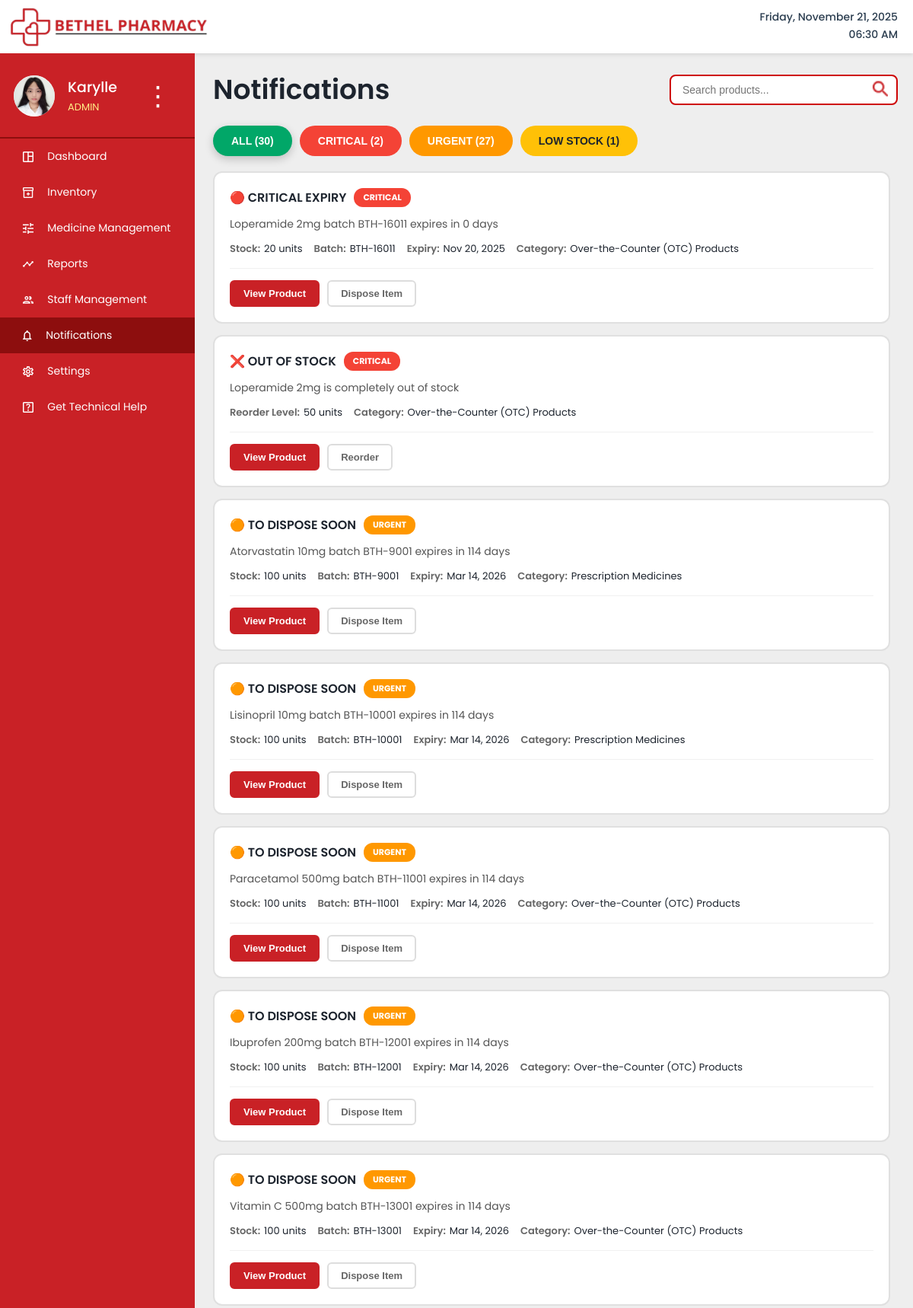
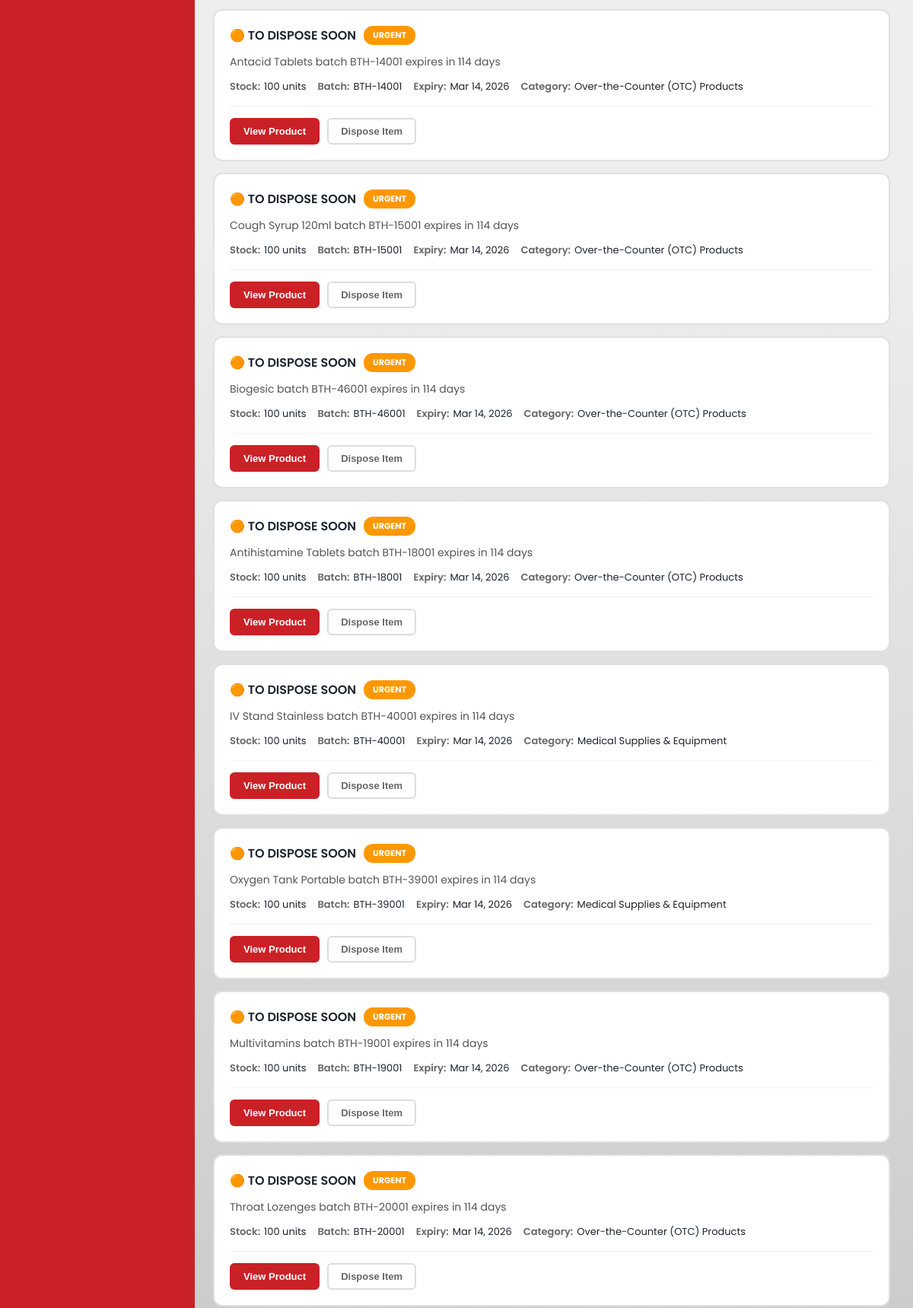
Screenshot of /notifications.php (signed in, upper part) with the database file from the repository (2 pictures, top to bottom).
### tables this page shows
CREATE TABLE `users` (
  `id` int(11) NOT NULL,
  `username` varchar(50) NOT NULL,
  `first_name` varchar(100) DEFAULT NULL,
  `last_name` varchar(100) DEFAULT NULL,
  `email` varchar(100) NOT NULL,
  `phone` varchar(20) DEFAULT NULL,
  `profile_picture` varchar(255) DEFAULT NULL,
  `role` enum('admin','staff') DEFAULT 'staff',
  `password` varchar(255) NOT NULL,
  `created_at` timestamp NOT NULL DEFAULT current_timestamp(),
  `last_login` timestamp NULL DEFAULT NULL,
  `status` enum('active','inactive') DEFAULT 'active',
  `reset_token` varchar(64) DEFAULT NULL,
  `reset_expiry` datetime DEFAULT NULL
);

CREATE TABLE `product_batches` (
  `batch_id` int(11) NOT NULL,
  `product_id` int(11) NOT NULL COMMENT 'Links to products table',
  `batch_number` varchar(50) NOT NULL COMMENT 'Unique batch identifier (e.g., BTH2025001)',
  `quantity` int(11) NOT NULL DEFAULT 0 COMMENT 'Current quantity in this batch',
  `original_quantity` int(11) NOT NULL COMMENT 'Initial quantity when received',
  `manufactured_date` date NOT NULL,
  `expiry_date` date NOT NULL,
  `supplier_name` varchar(255) DEFAULT NULL,
  `purchase_price` decimal(10,2) DEFAULT NULL COMMENT 'Cost per unit from supplier',
  `received_date` date NOT NULL DEFAULT curdate(),
  `status` enum('available','low_stock','expired','depleted') DEFAULT 'available',
  `notes` text DEFAULT NULL,
  `created_at` timestamp NOT NULL DEFAULT current_timestamp(),
  `updated_at` timestamp NOT NULL DEFAULT current_timestamp() ON UPDATE current_timestamp()
);

CREATE TABLE `products` (
  `product_id` int(11) NOT NULL,
  `product_name` varchar(255) NOT NULL,
  `category` enum('Prescription Medicines','Over-the-Counter (OTC) Products','Health & Personal Care','Medical Supplies & Equipment') NOT NULL,
  `price` decimal(10,2) NOT NULL,
  `current_stock` int(11) NOT NULL DEFAULT 0,
  `manufactured_date` date NOT NULL,
  `expiry_date` date NOT NULL,
  `how_to_use` text DEFAULT NULL,
  `side_effects` text DEFAULT NULL,
  `created_at` timestamp NOT NULL DEFAULT current_timestamp(),
  `updated_at` timestamp NOT NULL DEFAULT current_timestamp() ON UPDATE current_timestamp(),
  `reorder_level` int(11) DEFAULT 50,
  `reorder_quantity` int(11) DEFAULT 100
);

### notifications.php (the view, shortened to what this page needs)
<?php
$conn = new mysqli("localhost", "root", "", "bethel_pharmacy");
$user_id = $_SESSION['user_id'];
$query = $conn->prepare("SELECT * FROM users WHERE id = ?");
$query->bind_param("i", $user_id);
$query->execute();
$user = $query->get_result()->fetch_assoc();
$current_date = date('l, F j, Y');
$current_time = date('h:i A');
$conn = new mysqli("localhost", "root", "", "bethel_pharmacy");
$filter = isset($_GET['filter']) ? $_GET['filter'] : 'all';
$search = isset($_GET['search']) ? $conn->real_escape_string($_GET['search']) : '';
$all_notifications = [];
$critical_expiry_query = "SELECT
    pb.batch_id,
    pb.batch_number,
    p.product_id,
    p.product_name,
    p.category,
    pb.quantity,
    pb.expiry_date,
    DATEDIFF(pb.expiry_date, CURDATE()) as days_until_expiry,
    'critical' as priority,
    pb.supplier_name,
    pb.received_date,
    'critical_expiry' as type
FROM product_batches pb
JOIN products p ON pb.product_id = p.product_id
WHERE pb.quantity > 0
    AND pb.status = 'available'
    AND pb.expiry_date >= CURDATE()
    AND DATEDIFF(pb.expiry_date, CURDATE()) <= 7";
$critical_expiry_result = $conn->query($critical_expiry_query);
if ($critical_expiry_result) {
    while ($row = $critical_expiry_result->fetch_assoc()) {
        $all_notifications[] = $row;
    }
}
$out_stock_query = "SELECT
    NULL as batch_id,
    NULL as batch_number,
    p.product_id,
    p.product_name,
    p.category,
    0 as quantity,
    NULL as expiry_date,
    NULL as days_until_expiry,
    'critical' as priority,
    NULL as supplier_name,
    NULL as received_date,
    'out-of-stock' as type,
    p.reorder_level
FROM products p
WHERE p.product_id NOT IN (
    SELECT DISTINCT product_id
    FROM product_batches
    WHERE status = 'available'
    AND quantity > 0
    AND expiry_date > CURDATE()
)";
$out_stock_result = $conn->query($out_stock_query);
if ($out_stock_result) {
    while ($row = $out_stock_result->fetch_assoc()) {
        $all_notifications[] = $row;
    }
}
$dispose_query = "SELECT
    pb.batch_id,
    pb.batch_number,
    p.product_id,
    p.product_name,
    p.category,
    pb.quantity,
    pb.expiry_date,
    DATEDIFF(pb.expiry_date, CURDATE()) as days_until_expiry,
    'urgent' as priority,
    pb.supplier_name,
    pb.received_date,
    'to_dispose' as type
FROM product_batches pb
JOIN products p ON pb.product_id = p.product_id
WHERE pb.quantity > 0
    AND pb.status = 'available'
    AND pb.expiry_date >= CURDATE()
    AND DATEDIFF(pb.expiry_date, CURDATE()) BETWEEN 31 AND 365";
$dispose_result = $conn->query($dispose_query);
if ($dispose_result) {
    while ($row = $dispose_result->fetch_assoc()) {
        $all_notifications[] = $row;
    }
}
$low_stock_query = "SELECT
    p.product_id,
    p.product_name,
    p.category,
    COALESCE(SUM(pb.quantity), 0) as total_stock,
    p.reorder_level,
    'warning' as priority,
    'low-stock' as type
FROM products p
LEFT JOIN product_batches pb ON p.product_id = pb.product_id
    AND pb.status = 'available'
    AND pb.expiry_date > CURDATE()
    AND pb.quantity > 0
GROUP BY p.product_id, p.product_name, p.category, p.reorder_level
HAVING total_stock > 0 AND total_stock <= p.reorder_level";
$low_stock_result = $conn->query($low_stock_query);
if ($low_stock_result) {
    while ($row = $low_stock_result->fetch_assoc()) {
        $formatted_row = [
            'batch_id' => null,
            'batch_number' => null,
            'product_id' => $row['product_id'],
            'product_name' => $row['product_name'],
            'category' => $row['category'],
            'quantity' => $row['total_stock'],
            'expiry_date' => null,
            'days_until_expiry' => null,
            'priority' => $row['priority'],
            'supplier_name' => null,
            'received_date' => null,
            'type' => $row['type'],
            'reorder_level' => $row['reorder_level']
        ];
        $all_notifications[] = $formatted_row;
    }
}
usort($all_notifications, function($a, $b) {
    $priority_order = ['critical' => 0, 'urgent' => 1, 'warning' => 2];
    $a_priority = $priority_order[$a['priority']] ?? 999;
    $b_priority = $priority_order[$b['priority']] ?? 999;
    if ($a_priority == $b_priority) {
        if (isset($a['days_until_expiry']) && isset($b['days_until_expiry'])) {
            return $a['days_until_expiry'] - $b['days_until_expiry'];
        }
        return 0;
    }
    return $a_priority - $b_priority;
});
$counts = ['critical' => 0, 'urgent' => 0, 'warning' => 0];
foreach ($all_notifications as $notif) {
    if (isset($counts[$notif['priority']])) {
        $counts[$notif['priority']]++;
    }
}
$total_count = count($all_notifications);
?>
<!DOCTYPE html>
<html lang="en">
<head>
    <link rel="stylesheet" href="css/base.css">
    <link rel="stylesheet" href="css/header.css">
    <link rel="stylesheet" href="css/sidebar.css">
    <link rel="stylesheet" href="css/notifications.css">
</head>
<body>
    <header class="header">
        <img src="assets/bethel_logo.png" alt="Bethel Pharmacy" class="logo">
        <div class="datetime">
            <div><?php echo $current_date; ?></div>
            <div><?php echo $current_time; ?></div>
        </div>
    </header>
    <nav class="sidebar">
        <div class="profile-container">
            <div class="profile-image">
                <?php if ($user['profile_picture'] && file_exists($user['profile_picture'])): ?>
                    <img src="<?php echo $user['profile_picture']; ?>" alt="Profile">
                <?php else: ?>
                    <img src="assets/user.png" alt="User Profile">
                <?php endif; ?>
            </div>
            <div class="profile-info">
                <div class="profile-username"><?php echo htmlspecialchars($_SESSION['username']); ?></div>
                <div class="profile-role"><?php echo ucfirst($_SESSION['role']); ?></div>
            </div>
            <div class="profile-menu" onclick="this.nextElementSibling.classList.toggle('show')">&vellip;</div>
        </div>
        <div class="nav-buttons">
            <?php if ($_SESSION['role'] === 'admin'): ?>
                <a href="admin_dashboard.php" class="nav-button"><img src="assets/dashboard.png" alt="">Dashboard</a>
                <a href="inventory.php" class="nav-button"><img src="assets/inventory.png" alt="">Inventory</a>
                <a href="medicine_management.php" class="nav-button"><img src="assets/management.png" alt="">Medicine Management</a>
                <a href="reports.php" class="nav-button"><img src="assets/reports.png" alt="">Reports</a>
                <a href="staff_management.php" class="nav-button"><img src="assets/staff.png" alt="">Staff Management</a>
                <a href="notifications.php" class="nav-button active"><img src="assets/notifs.png" alt="">Notifications</a>
                <a href="settings.php" class="nav-button"><img src="assets/settings.png" alt="">Settings</a>
                <a href="help.php" class="nav-button"><img src="assets/help.png" alt="">Get Technical Help</a>
            <?php endif; ?>
        </div>
    </nav>
    <div class="notifications-container">
        <div class="notifications-header">
            <h2>Notifications</h2>
            <div class="header-actions">
                <form method="GET" class="search-box">
                    <input type="text" name="search" placeholder="Search products..." value="<?php echo htmlspecialchars($search); ?>">
                    <button type="submit">
                        <img src="assets/search.png" alt="Search">
                    </button>
                </form>
            </div>
        </div>
        <div class="notification-tabs">
            <button class="notif-tab all <?php echo $filter == 'all' ? 'active' : ''; ?>"
                    onclick="filterNotifications('all')">
                All (<?php echo $total_count; ?>)
            </button>
            <button class="notif-tab critical <?php echo $filter == 'critical' ? 'active' : ''; ?>"
                    onclick="filterNotifications('critical')">
                Critical (<?php echo $counts['critical']; ?>)
            </button>
            <button class="notif-tab urgent <?php echo $filter == 'urgent' ? 'active' : ''; ?>"
                    onclick="filterNotifications('urgent')">
                Urgent (<?php echo $counts['urgent']; ?>)
            </button>
            <button class="notif-tab warning <?php echo $filter == 'warning' ? 'active' : ''; ?>"
                    onclick="filterNotifications('warning')">
                Low Stock (<?php echo $counts['warning']; ?>)
            </button>
        </div>
        <div class="notifications-list">
            <?php if (count($all_notifications) > 0): ?>
                <?php foreach($all_notifications as $notif):
                    $priority = $notif['priority'];
                    $type = $notif['type'];
                    $days = $notif['days_until_expiry'] ?? null;
                    if ($type == 'expired') {
                        $title = "⚠️ EXPIRED PRODUCT";
                        $message = $notif['product_name'] . " batch " . $notif['batch_number'] . " has EXPIRED. Dispose immediately!";
                        $badge_class = "critical";
                    } elseif ($type == 'critical_expiry') {
                        $title = "🔴 CRITICAL EXPIRY";
                        $message = $notif['product_name'] . " batch " . $notif['batch_number'] . " expires in " . $days . " days";
                        $badge_class = "critical";
                    } elseif ($type == 'out-of-stock') {
                        $title = "❌ OUT OF STOCK";
                        $message = $notif['product_name'] . " is completely out of stock";
                        $badge_class = "critical";
                    } elseif ($type == 'urgent_expiry') {
                        $title = "🟠 URGENT EXPIRY";
                        $message = $notif['product_name'] . " batch " . $notif['batch_number'] . " expires in " . $days . " days";
                        $badge_class = "urgent";
                    } elseif ($type == 'to_dispose') {
                        $title = "🟠 TO DISPOSE SOON";
                        $message = $notif['product_name'] . " batch " . $notif['batch_number'] . " expires in " . $days . " days";
                        $badge_class = "urgent";
                    } elseif ($type == 'low-stock') {
                        $title = "🟡 LOW STOCK";
                        $message = $notif['product_name'] . " has only " . $notif['quantity'] . " units left (reorder level: " . $notif['reorder_level'] . ")";
                        $badge_class = "warning";
                    } else {
                        continue;
                    }
                ?>
                <div class="notification-card">
                    <div class="notif-card-header">
                        <div class="notif-title-row">
                            <h3 class="notif-title"><?php echo $title; ?></h3>
                            <span class="notif-badge <?php echo $badge_class; ?>">
                                <?php echo strtoupper($priority); ?>
                            </span>
                        </div>
                    </div>
                    <p class="notif-message"><?php echo $message; ?></p>
                    <div class="notif-details">
                        <?php if ($notif['quantity'] !== null && $notif['quantity'] > 0): ?>
                        <div class="notif-detail-item">
                            <span class="notif-detail-label">Stock:</span>
                            <span class="notif-detail-value"><?php echo $notif['quantity']; ?> units</span>
                        </div>
                        <?php endif; ?>
                        <?php if ($notif['batch_number']): ?>
                        <div class="notif-detail-item">
                            <span class="notif-detail-label">Batch:</span>
                            <span class="notif-detail-value"><?php echo $notif['batch_number']; ?></span>
                        </div>
                        <?php endif; ?>
                        <?php if ($notif['expiry_date']): ?>
                        <div class="notif-detail-item">
                            <span class="notif-detail-label">Expiry:</span>
                            <span class="notif-detail-value"><?php echo date('M d, Y', strtotime($notif['expiry_date'])); ?></span>
                        </div>
                        <?php endif; ?>
                        <?php if (isset($notif['reorder_level'])): ?>
                        <div class="notif-detail-item">
                            <span class="notif-detail-label">Reorder Level:</span>
                            <span class="notif-detail-value"><?php echo $notif['reorder_level']; ?> units</span>
                        </div>
                        <?php endif; ?>
                        <?php if ($notif['category']): ?>
                        <div class="notif-detail-item">
                            <span class="notif-detail-label">Category:</span>
                            <span class="notif-detail-value"><?php echo $notif['category']; ?></span>
                        </div>
                        <?php endif; ?>
                    </div>
                    <div class="notif-actions">
                        <button class="notif-action-btn primary" onclick="viewProduct(<?php echo $notif['product_id']; ?>)">
                            View Product
                        </button>
                        <?php if (in_array($type, ['expired', 'critical_expiry', 'to_dispose'])): ?>
                        <button class="notif-action-btn secondary" onclick="handleExpired(<?php echo $notif['batch_id'] ?? $notif['product_id']; ?>)">
                            Dispose Item
                        </button>
                        <?php elseif ($type == 'out-of-stock' || $type == 'low-stock'): ?>
                        <button class="notif-action-btn secondary" onclick="reorderProduct(<?php echo $notif['product_id']; ?>)">
                            Reorder
                        </button>
                        <?php endif; ?>
                    </div>
                </div>
                <?php endforeach; ?>
            <?php else: ?>
                <div class="no-notifications">
                    <p>✅ No notifications found. All products are in good condition!</p>
                </div>
            <?php endif; ?>
        </div>
    </div>
</body>
</html>

### rows the page displays
users: profile_picture (picture)
product_batches: title "🔴 CRITICAL EXPIRY", priority "CRITICAL", message "Loperamide 2mg batch BTH-16011 expires in 0 days", quantity "20", batch_number "BTH-16011", expiry_date "Nov 20, 2025", product.category "Over-the-Counter (OTC) Products"
products: title "❌ OUT OF STOCK", priority "CRITICAL", product_name "Loperamide 2mg is completely out of stock", reorder_level "50", category "Over-the-Counter (OTC) Products"
product_batches: title "🟠 TO DISPOSE SOON", priority "URGENT", message "Atorvastatin 10mg batch BTH-9001 expires in 114 days", quantity "100", batch_number "BTH-9001", expiry_date "Mar 14, 2026", product.category "Prescription Medicines"
product_batches: title "🟠 TO DISPOSE SOON", priority "URGENT", message "Lisinopril 10mg batch BTH-10001 expires in 114 days", quantity "100", batch_number "BTH-10001", expiry_date "Mar 14, 2026", product.category "Prescription Medicines"
product_batches: title "🟠 TO DISPOSE SOON", priority "URGENT", message "Paracetamol 500mg batch BTH-11001 expires in 114 days", quantity "100", batch_number "BTH-11001", expiry_date "Mar 14, 2026", product.category "Over-the-Counter (OTC) Products"
product_batches: title "🟠 TO DISPOSE SOON", priority "URGENT", message "Ibuprofen 200mg batch BTH-12001 expires in 114 days", quantity "100", batch_number "BTH-12001", expiry_date "Mar 14, 2026", product.category "Over-the-Counter (OTC) Products"
product_batches: title "🟠 TO DISPOSE SOON", priority "URGENT", message "Vitamin C 500mg batch BTH-13001 expires in 114 days", quantity "100", batch_number "BTH-13001", expiry_date "Mar 14, 2026", product.category "Over-the-Counter (OTC) Products"
product_batches: title "🟠 TO DISPOSE SOON", priority "URGENT", message "Antacid Tablets batch BTH-14001 expires in 114 days", quantity "100", batch_number "BTH-14001", expiry_date "Mar 14, 2026", product.category "Over-the-Counter (OTC) Products"
product_batches: title "🟠 TO DISPOSE SOON", priority "URGENT", message "Cough Syrup 120ml batch BTH-15001 expires in 114 days", quantity "100", batch_number "BTH-15001", expiry_date "Mar 14, 2026", product.category "Over-the-Counter (OTC) Products"
product_batches: title "🟠 TO DISPOSE SOON", priority "URGENT", message "Biogesic batch BTH-46001 expires in 114 days", quantity "100", batch_number "BTH-46001", expiry_date "Mar 14, 2026", product.category "Over-the-Counter (OTC) Products"
product_batches: title "🟠 TO DISPOSE SOON", priority "URGENT", message "Antihistamine Tablets batch BTH-18001 expires in 114 days", quantity "100", batch_number "BTH-18001", expiry_date "Mar 14, 2026", product.category "Over-the-Counter (OTC) Products"
product_batches: title "🟠 TO DISPOSE SOON", priority "URGENT", message "IV Stand Stainless batch BTH-40001 expires in 114 days", quantity "100", batch_number "BTH-40001", expiry_date "Mar 14, 2026", product.category "Medical Supplies & Equipment"
product_batches: title "🟠 TO DISPOSE SOON", priority "URGENT", message "Oxygen Tank Portable batch BTH-39001 expires in 114 days", quantity "100", batch_number "BTH-39001", expiry_date "Mar 14, 2026", product.category "Medical Supplies & Equipment"
product_batches: title "🟠 TO DISPOSE SOON", priority "URGENT", message "Multivitamins batch BTH-19001 expires in 114 days", quantity "100", batch_number "BTH-19001", expiry_date "Mar 14, 2026", product.category "Over-the-Counter (OTC) Products"
product_batches: title "🟠 TO DISPOSE SOON", priority "URGENT", message "Throat Lozenges batch BTH-20001 expires in 114 days", quantity "100", batch_number "BTH-20001", expiry_date "Mar 14, 2026", product.category "Over-the-Counter (OTC) Products"

### other values shown
$_SESSION['username'] "Karylle"
$_SESSION['role'] "ADMIN"
$total_count "30"
$counts['critical'] "2"
$counts['urgent'] "27"
$counts['warning'] "1"
